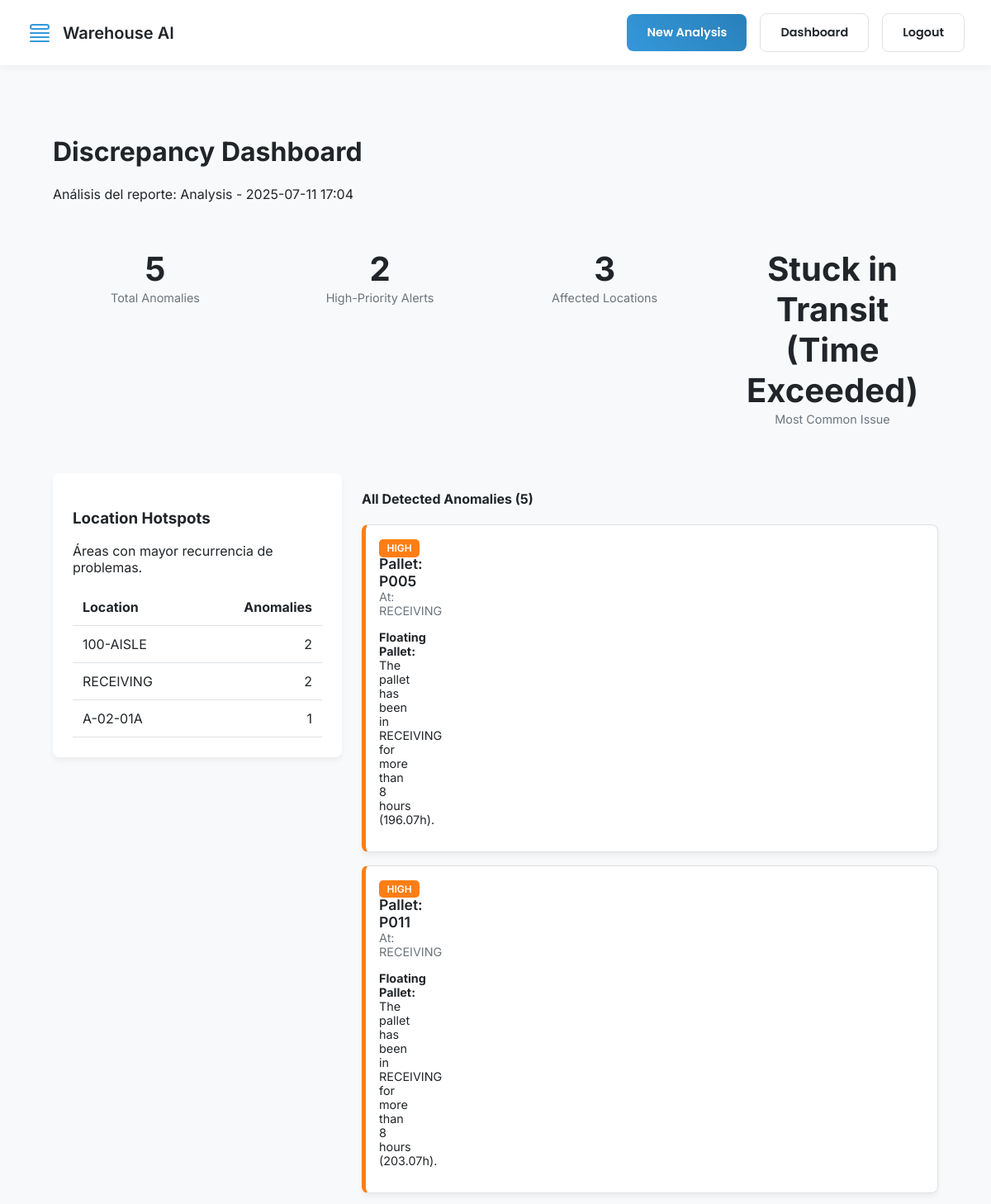
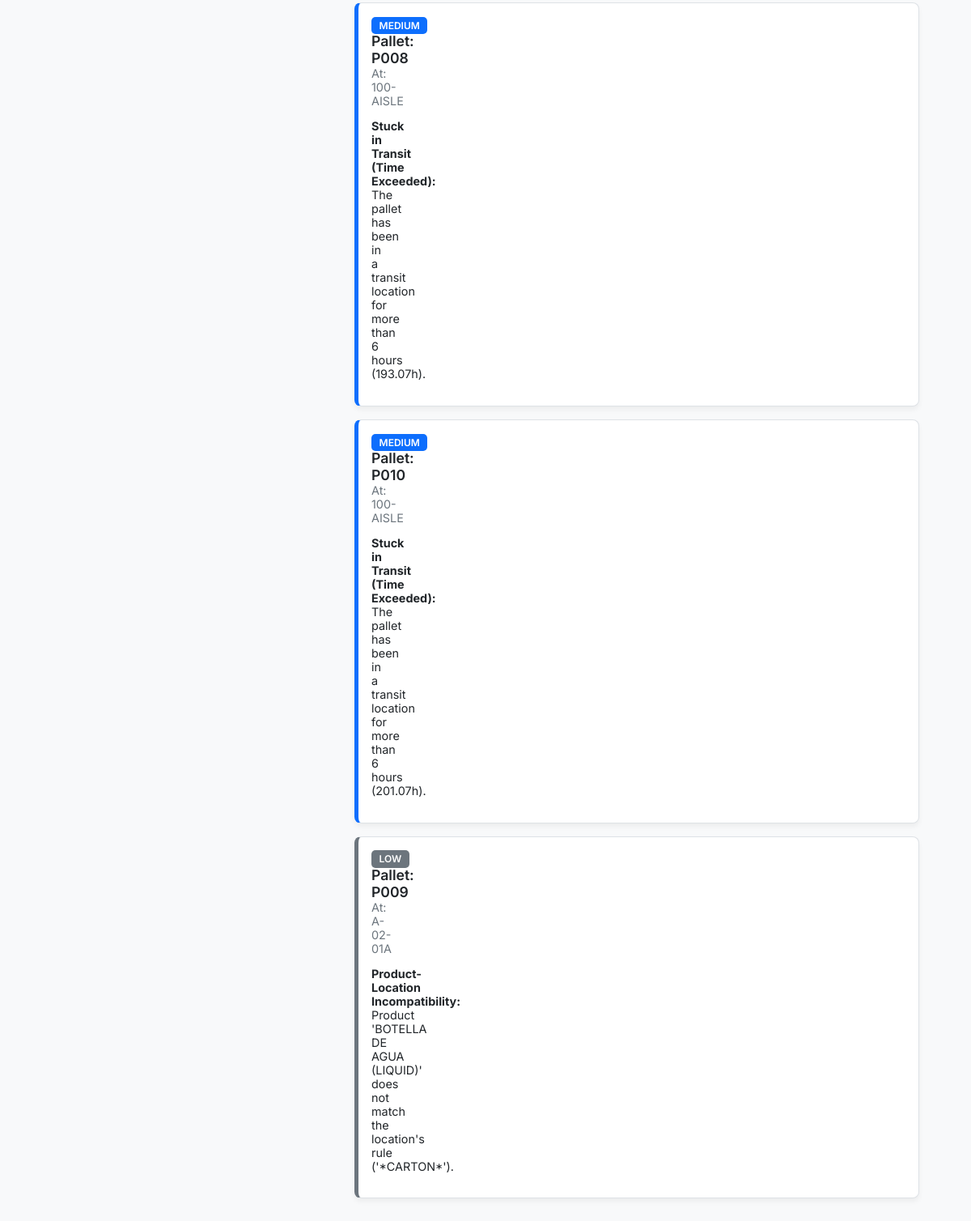
Page /report/3 (signed in) on the committed database (2 pictures, top to bottom).
### app.py (models this page shows)
class AnalysisReport(db.Model):
    id = db.Column(db.Integer, primary_key=True)
    report_name = db.Column(db.String(120), nullable=False, default=f"Analysis Report")
    timestamp = db.Column(db.DateTime, index=True, default=datetime.utcnow)
    user_id = db.Column(db.Integer, db.ForeignKey('user.id'), nullable=False)
    anomalies = db.relationship('Anomaly', backref='report', lazy=True, cascade="all, delete-orphan")
    location_summary = db.Column(db.Text, nullable=True) # Stores a JSON string of the location summary

class Anomaly(db.Model):
    id = db.Column(db.Integer, primary_key=True)
    description = db.Column(db.String(255), nullable=False)
    details = db.Column(db.Text, nullable=True) # Could store JSON or other details
    report_id = db.Column(db.Integer, db.ForeignKey('analysis_report.id'), nullable=False)

### app.py (the view)
@app.route('/report/<int:report_id>')
@login_required
def view_report(report_id):
    report = AnalysisReport.query.get_or_404(report_id)
    if report.user_id != current_user.id:
        flash("You do not have permission to view this report.", "danger")
        return redirect(url_for('dashboard'))
    processed_anomalies = []
    for anomaly in report.anomalies:
        try:
            details_data = json.loads(anomaly.details) if anomaly.details else {}
            processed_anomalies.append({
                'description': anomaly.description,
                'details_data': details_data
            })
        except json.JSONDecodeError:
            processed_anomalies.append({
                'description': anomaly.description,
                'details_data': {'details': 'Error reading anomaly details.'}
            })
    summary_data = json.loads(report.location_summary) if report.location_summary else []
    kpis = {
        'total_anomalies': len(processed_anomalies),
        'high_priority_count': 0,
        'critical_locations': 0,
        'main_problem': 'N/A'
    }
    if processed_anomalies:
        high_priority_list = ['VERY HIGH', 'HIGH']
        kpis['high_priority_count'] = sum(1 for anomaly in processed_anomalies if anomaly['details_data'].get('priority') in high_priority_list)
        locations_with_anomalies = set(anomaly['details_data'].get('location', 'N/A') for anomaly in processed_anomalies)
        kpis['critical_locations'] = len(locations_with_anomalies)
        if processed_anomalies:
            anomaly_types = [anomaly['description'] for anomaly in processed_anomalies]
            kpis['main_problem'] = max(set(anomaly_types), key=anomaly_types.count)
    return render_template('results.html',
                           report=report,
                           results=processed_anomalies,
                           location_summary=summary_data,
                           report_id=report.id,
                           kpis=kpis)

### app.py (called while the page is built)
@login_manager.user_loader
def load_user(user_id):
    return User.query.get(int(user_id))

### templates/results.html (shortened to what this page needs)
{% extends "base.html" %}
{% block content %}
<div class="container">
    <header class="dashboard-header">
        <div>
            <h1>Discrepancy Dashboard</h1>
            <p>Análisis del reporte: {{ report.report_name }}</p>
        </div>
    </header>
    <section id="kpi-section" class="kpi-grid">
        <div class="kpi-card">
            <span class="kpi-value">{{ kpis.total_anomalies }}</span>
            <span class="kpi-label">Total Anomalies</span>
        </div>
        <div class="kpi-card">
            <span class="kpi-value">{{ kpis.high_priority_count }}</span>
            <span class="kpi-label">High-Priority Alerts</span>
        </div>
        <div class="kpi-card">
            <span class="kpi-value">{{ kpis.critical_locations }}</span>
            <span class="kpi-label">Affected Locations</span>
        </div>
        <div class="kpi-card">
            <span class="kpi-value">{{ kpis.main_problem }}</span>
            <span class="kpi-label">Most Common Issue</span>
        </div>
        </section>
    <section id="main-content" class="main-grid">
        <div id="hotspots-container" class="card">
            <h3>Location Hotspots</h3>
            <p>Áreas con mayor recurrencia de problemas.</p>
            {% if location_summary %}
            <table>
                <thead>
                    <tr>
                        <th>Location</th>
                        <th style="text-align: right;">Anomalies</th>
                    </tr>
                </thead>
                <tbody>
                {% for summary in location_summary %}
                    <tr data-location="{{ summary.location_name }}">
                        <td>{{ summary.location_name }}</td>
                        <td style="text-align: right;">{{ summary.anomaly_count }}</td>
                    </tr>
                {% endfor %}
                </tbody>
            </table>
            {% else %}
            <p>No location hotspots identified.</p>
            {% endif %}
        </div>
        <div id="anomalies-container">
            <div class="anomalies-header">
                <h4>All Detected Anomalies ({{ results|length }})</h4>
                </div>
            <div id="anomalies-grid" class="results-grid">
                {% for result in results %}
                    <div class="anomaly-card card priority-{{ result.details_data.get('priority', 'MEDIUM') }}">
                        <div> <span class="priority-tag bg-{{ result.details_data.get('priority', 'MEDIUM') }}">{{ result.details_data.get('priority', 'MEDIUM') }}</span>
                            <div class="pallet-info mt-2">Pallet: {{ result.details_data.get('pallet_id', 'N/A') }}</div>
                            <div class="location-info">At: {{ result.details_data.get('location', 'N/A') }}</div>
                            <p class="anomaly-description mt-2">
                                <strong>{{ result.description }}:</strong> {{ result.details_data.get('details', 'No additional details.') }}
                            </p>
                        </div>
                    </div>
                {% endfor %}
                </div>
        </div>
    </section>
</div>
{% endblock %}

### templates/base.html (style rules this page uses)
:root { --bg-color: #f4f7fc; --primary-text: #2c3e50; --accent-color: #3498db; --accent-color-dark: #2980b9; --secondary-text: #7f8c8d; --white: #ffffff; --card-shadow: 0 10px 30px rgba(0, 0, 0, 0.07); --border-color: #e1e5ea; --border-radius: 12px; --success-color: #2ecc71; --success-bg: #e8f9f1; --error-color: #e74c3c; --error-bg: #fdedec; }
body { background-color: var(--bg-color); color: var(--primary-text); font-family: 'Poppins', sans-serif; margin: 0; }

### templates/results.html (style rules this page uses)
:root { --bg-color: #f8f9fa; --primary-text: #212529; --secondary-text: #6c757d; --white: #ffffff; --border-color: #dee2e6; --card-shadow: 0 4px 6px rgba(0, 0, 0, 0.05); --border-radius: 8px; --priority-VERY-HIGH: #dc3545; --priority-HIGH: #fd7e14; --priority-MEDIUM: #0d6efd; --priority-LOW: #6c757d; }
body { font-family: 'Inter', sans-serif; background-color: var(--bg-color); }
.container { max-width: 1200px; margin: 0 auto; padding: 2rem; }
.card { background-color: var(--white); border-radius: var(--border-radius); box-shadow: var(--card-shadow); padding: 1.5rem; }
.kpi-grid { display: grid; grid-template-columns: repeat(4, 1fr); gap: 1.5rem; margin: 2rem 0; }
.main-grid { display: grid; grid-template-columns: 350px 1fr; gap: 1.5rem; align-items: start; }
.results-grid { display: flex; flex-direction: column; gap: 1rem; }
.kpi-card { padding: 1.5rem; text-align: center; }
.kpi-value { font-size: 2.5rem; font-weight: 700; display: block; }
.kpi-label { font-size: 0.9rem; color: var(--secondary-text); }
.anomaly-card { display: grid; grid-template-columns: 5px 1fr auto; gap: 1rem 1.5rem; align-items: center; padding: 1rem; border: 1px solid var(--border-color); border-left-width: 5px; transition: transform 0.2s, box-shadow 0.2s; }
.priority-HIGH { border-left-color: var(--priority-HIGH); }
.priority-MEDIUM { border-left-color: var(--priority-MEDIUM); }
.priority-LOW { border-left-color: var(--priority-LOW); }
.anomaly-card .priority-tag { font-size: 0.75rem; font-weight: 600; text-transform: uppercase; padding: 0.2rem 0.6rem; border-radius: 5px; color: var(--white); }
.priority-tag.bg-HIGH { background-color: var(--priority-HIGH); }
.priority-tag.bg-MEDIUM { background-color: var(--priority-MEDIUM); }
.priority-tag.bg-LOW { background-color: var(--priority-LOW); }
.pallet-info { font-weight: 600; font-size: 1.1rem; }
.location-info { font-size: 0.9rem; color: var(--secondary-text); }
.anomaly-description { grid-column: 2 / 3; font-size: 0.9rem; }
#hotspots-container table { width: 100%; border-collapse: collapse; margin-top: 1rem; }
#hotspots-container th, #hotspots-container td { padding: 0.75rem; text-align: left; border-bottom: 1px solid var(--border-color); }
#hotspots-container tbody tr { cursor: pointer; transition: background-color 0.2s; }

### rows in the picture
AnalysisReport: report_name "Analysis - 2025-07-11 17:04"
Anomaly: main_problem "Stuck in Transit (Time Exceeded)", details_data.get "MEDIUM", details_data.get "P008", details_data.get "100-AISLE", description "Stuck in Transit (Time Exceeded)", details_data.get "The pallet has been in a transit location for more than 6 hours (193.07h)."
Anomaly: details_data.get "HIGH", details_data.get "P005", details_data.get "RECEIVING", description "Floating Pallet", details_data.get "The pallet has been in RECEIVING for more than 8 hours (196.07h)."
Anomaly: details_data.get "HIGH", details_data.get "P011", details_data.get "RECEIVING", description "Floating Pallet", details_data.get "The pallet has been in RECEIVING for more than 8 hours (203.07h)."
Anomaly: details_data.get "MEDIUM", details_data.get "P010", details_data.get "100-AISLE", description "Stuck in Transit (Time Exceeded)", details_data.get "The pallet has been in a transit location for more than 6 hours (201.07h)."
Anomaly: details_data.get "LOW", details_data.get "P009", details_data.get "A-02-01A", description "Product-Location Incompatibility", details_data.get "Product 'BOTELLA DE AGUA (LIQUID)' does not match the location's rule ('*CARTON*')."

### other values in the picture
{{ kpis.total_anomalies }} "5"
{{ kpis.high_priority_count }} "2"
{{ kpis.critical_locations }} "3"
{{ summary.location_name }} "100-AISLE" "RECEIVING" "A-02-01A"
{{ summary.anomaly_count }} "2" "2" "1"
{{ results|length }} "5"
